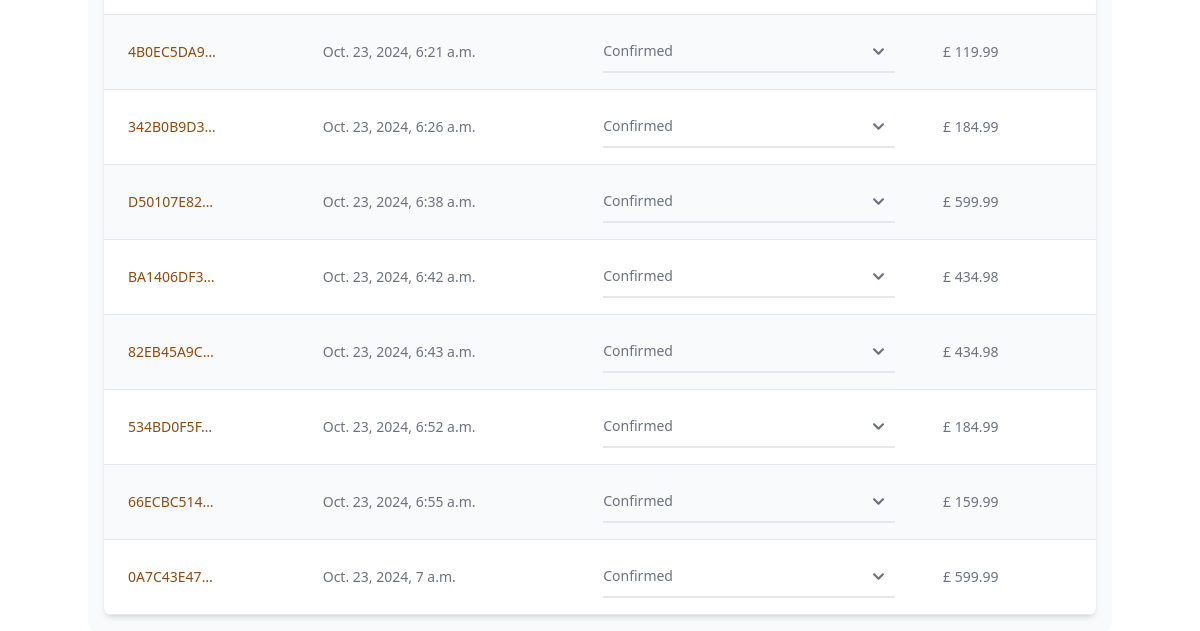
/dashboard/ (signed in, lower part), run on an earlier commit of the app's database.
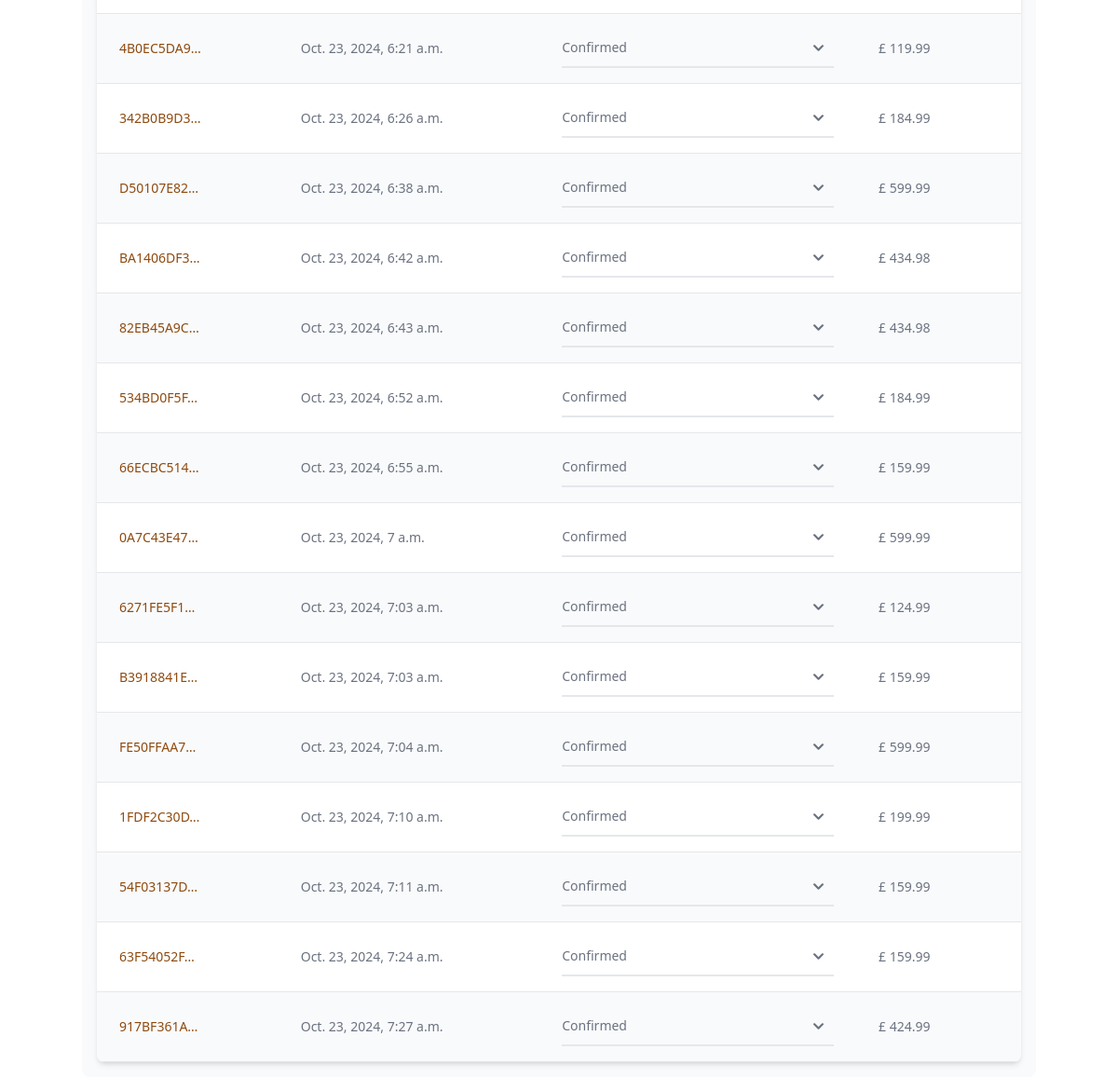
And on a later commit of the database.
### checkout/models.py (models this page shows, shortened)
class Order(models.Model):
    order_number = models.CharField(max_length=32, null=False, editable=False)
    date = models.DateTimeField(auto_now_add=True)
    delivery_cost = models.DecimalField(
        max_digits=6,
        decimal_places=2,
        null=False,
        default=0
    )
    order_total = models.DecimalField(
        max_digits=10,
        decimal_places=2,
        null=False,
        default=0
    )
    grand_total = models.DecimalField(
        max_digits=10,
        decimal_places=2,
        null=False,
        default=0
    )
    bag_and_shipping_details = models.JSONField(
        encoder=DjangoJSONEncoder,
        decoder=json.JSONDecoder
    )
    full_name = models.CharField(max_length=254, null=True, editable=False)
    email = models.EmailField(max_length=254, null=True, editable=False)
    shipping = models.CharField(max_length=254, null=True, editable=False)
    billing_details = models.JSONField(null=True, blank=True)
    stripe_pid = models.CharField(
        max_length=32,
        null=False,
        blank=False,
        editable=False,
        default="before migration"
    )
    user = models.ForeignKey(
        Dashboard,
        null=True,
        blank=True,
        related_name="orders",
        on_delete=models.SET_NULL
    )
    status = models.CharField(
        max_length=10,
        null=False,
        default='pending',
        choices=[
            ('pending', "Pending"),
            ('confirmed', "Confirmed"),
            ('dispatched', "Dispatched"),
            ('delivered', "delivered")
        ]
    )

### dashboard/views.py (the view, shortened to what this page needs)
# urls.py: path('', views.dashboard, name='dashboard'),
@login_required
def dashboard(request):
    if request.user.is_superuser:
        template = 'dashboard/product_management.html'
        orders = Order.objects.all()
        reviews = Review.objects.all()
        review_related_products = []
        categories = Category.objects.all()
        tags = Tag.objects.all()
        brands = Brand.objects.all()
        for review in reviews:
            order_lineitem = OrderLineItem.objects.get(review=review)
            product = Product.objects.get(id=order_lineitem.product.id)
            review_related_products.append(product)
        product_reviews = zip(reviews, review_related_products)
        context = {
            'orders': orders,
            'product_reviews': product_reviews,
            'categories': categories,
            'brands': brands,
            'tags': tags
        }
    return render(request, template, context)

### bag/context.py (called while the page is built, shortened)
def bag(request):
    bag_items = []
    total = 0
    objects = 0
    b = request.session.get('bag', {})
    if total < settings.FREE_DELIVERY_TRESHOLD:
        delivery = total * Decimal(settings.STANDARD_DELIVERY_PERCENTAGE / 100)
        free_delivery_delta = settings.FREE_DELIVERY_TRESHOLD - total
    else:
        delivery = 0
        free_delivery_delta = 0
    grand_total = total + delivery
    json_bag = json.dumps(b)
    context = {
        'bag': json_bag,
        'bag_items': bag_items,
        'total': total,
        'objects': objects,
        'delivery': delivery,
        'free_delivery_delta': free_delivery_delta,
        'free_delivery_treshold': settings.FREE_DELIVERY_TRESHOLD,
        'grand_total': grand_total,
    }
    return context

### reviews/models.py (called while the page is built)
    def __str__(self):
        return f"Review for {self.order.product.name} - Rating: {self.rating}"

### dashboard/templates/dashboard/product_management.html (shortened to what this page needs)
{% extends 'base.html' %}
{% load crispy_forms_tags %}
{% block content %}
<div class="container mt-20">
    <div id="tab-content">
        <div class="hidden p-4 rounded-lg bg-gray-50 dark:bg-gray-800" id="orders" role="tabpanel" aria-labelledby="order-tab">
            <div class="relative overflow-x-auto shadow-md sm:rounded-lg">
                <table class="w-full text-md text-left rtl:text-right text-gray-500 dark:text-gray-400">
                    <tbody>
                        {% for order in orders %}
                        <form id="status-{{ order.id }}" action="{% url 'edit_order' order.id %}" method="POST">
                            <tr class="odd:bg-white odd:dark:bg-gray-900 even:bg-gray-50 even:dark:bg-gray-800 border-b dark:border-gray-700">
                                <th scope="row" class="px-6 py-4 text-sm md:text-md font-medium text-gray-900 whitespace-nowrap dark:text-white">
                                    <a href="{% url 'checkout_success' order.order_number %}" class="text-sm md:text-md font-medium text-yellow-700 dark:text-blue-500 hover:underline">{{ order.order_number|truncatechars:10}}</a>
                                </th>
                                <td class="px-6 py-4 text-xs md:text-md">
                                    <span class="text-sm md:text-md">{{ order.date }}</span>
                                </td>
                                <td class="px-6 py-4 text-xs md:text-md">
                                    <select name="status" data-id="{{ order.id }}" class="status-selector block py-2.5 px-0 w-full text-sm text-gray-500 bg-transparent border-0 border-b-2 border-gray-200 appearance-none dark:text-gray-400 dark:border-gray-700 focus:outline-none focus:ring-0 focus:border-gray-200 peer">
                                        <option selected>{{ order.get_status_display }}</option>
                                    </select>
                                </td>
                                <td class="px-6 py-4 text-xs md:text-md">
                                    <span class="text-sm md:text-md">£ {{ order.grand_total }}</span>
                                </td>
                            </tr>
                        </form>
                        {% endfor %}
                    </tbody>
                </table>
            </div>
        </div>
    </div>
</div>
{% endblock %}

What changed in the data, as far as the page shows it:
added Order: order_number "6271FE5F1…", date "Oct. 23, 2024, 7:03 a.m.", status "Confirmed", grand_total "124.99"
added Order: order_number "B3918841E…", date "Oct. 23, 2024, 7:03 a.m.", status "Confirmed", grand_total "159.99"
added Order: order_number "FE50FFAA7…", date "Oct. 23, 2024, 7:04 a.m.", status "Confirmed", grand_total "599.99"
added Order: order_number "1FDF2C30D…", date "Oct. 23, 2024, 7:10 a.m.", status "Confirmed", grand_total "199.99"
added Order: order_number "54F03137D…", date "Oct. 23, 2024, 7:11 a.m.", status "Confirmed", grand_total "159.99"
added Order: order_number "63F54052F…", date "Oct. 23, 2024, 7:24 a.m.", status "Confirmed", grand_total "159.99"
added Order: order_number "917BF361A…", date "Oct. 23, 2024, 7:27 a.m.", status "Confirmed", grand_total "424.99"
